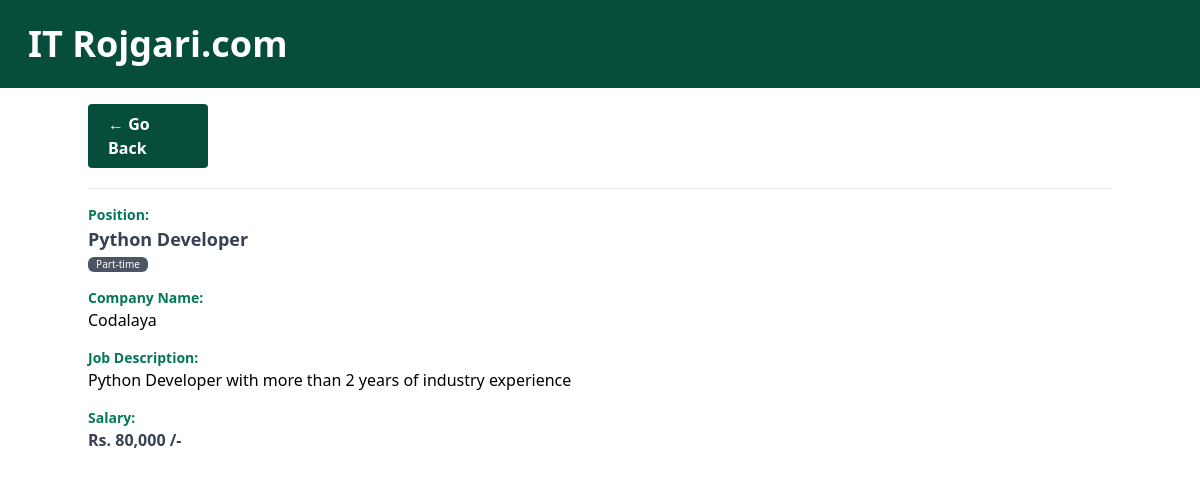
The page /job/5/ on the database its author committed.
### IT_Rojgari/models.py (models this page shows, shortened)
class JobPosting(models.Model):
    title = models.CharField(max_length=100)
    type = models.CharField(max_length=20)
    description = models.TextField()
    company = models.TextField(max_length=100)
    salery = models.IntegerField()
    is_active = models.BooleanField(default=False)

### IT_Rojgari/views.py (the view)
# urls.py: path('job/<int:id>/', job_details, name='job-details'),
def job_details(request, id):
    job_detail = get_object_or_404(JobPosting, id=id, is_active=True)
    context = {
        "job": job_detail
    }
    return render(request, 'IT_Rojgari/details.html', context)

### IT_Rojgari/templates/IT_Rojgari/details.html (shortened to what this page needs)
{% extends "It_Rojgari/_base.html" %} {% load humanize %} {% block content %}
<p
  class="mt-4 bg-emerald-900 text-white font-semibold py-2 w-[120px] px-5 mb-5 rounded"
>
  <a href="{% url 'home' %}">&larr; Go Back</a>
</p>
<hr />
<div class="mt-4">
  <p class="text-emerald-700 text-sm font-semibold">Position:</p>
  <h3 class="text-gray-700 font-bold text-lg">{{job.title}}</h3>
  <p
    class="text-[10px] bg-gray-600 w-[60px] text-center mt-1 text-white rounded-md semi-bold"
  >
    {{job.type}}
  </p>
  <p class="text-emerald-700 text-sm font-semibold mt-4">Company Name:</p>
  <p>{{job.company}}</p>
  <p class="text-emerald-700 text-sm font-semibold mt-4">Job Description:</p>
  <p>{{job.description}}</p>
  <p class="text-emerald-700 text-sm font-semibold mt-4">Salary:</p>
  <p class="font-bold text-md text-gray-700">Rs. {{job.salery|intcomma}} /-</p>
</div>
{% endblock content %}

### rows shown on the page
JobPosting: title "Python Developer", type "Part-time", company "Codalaya", description "Python Developer with more than 2 years of industry experience", salery "80,000"
